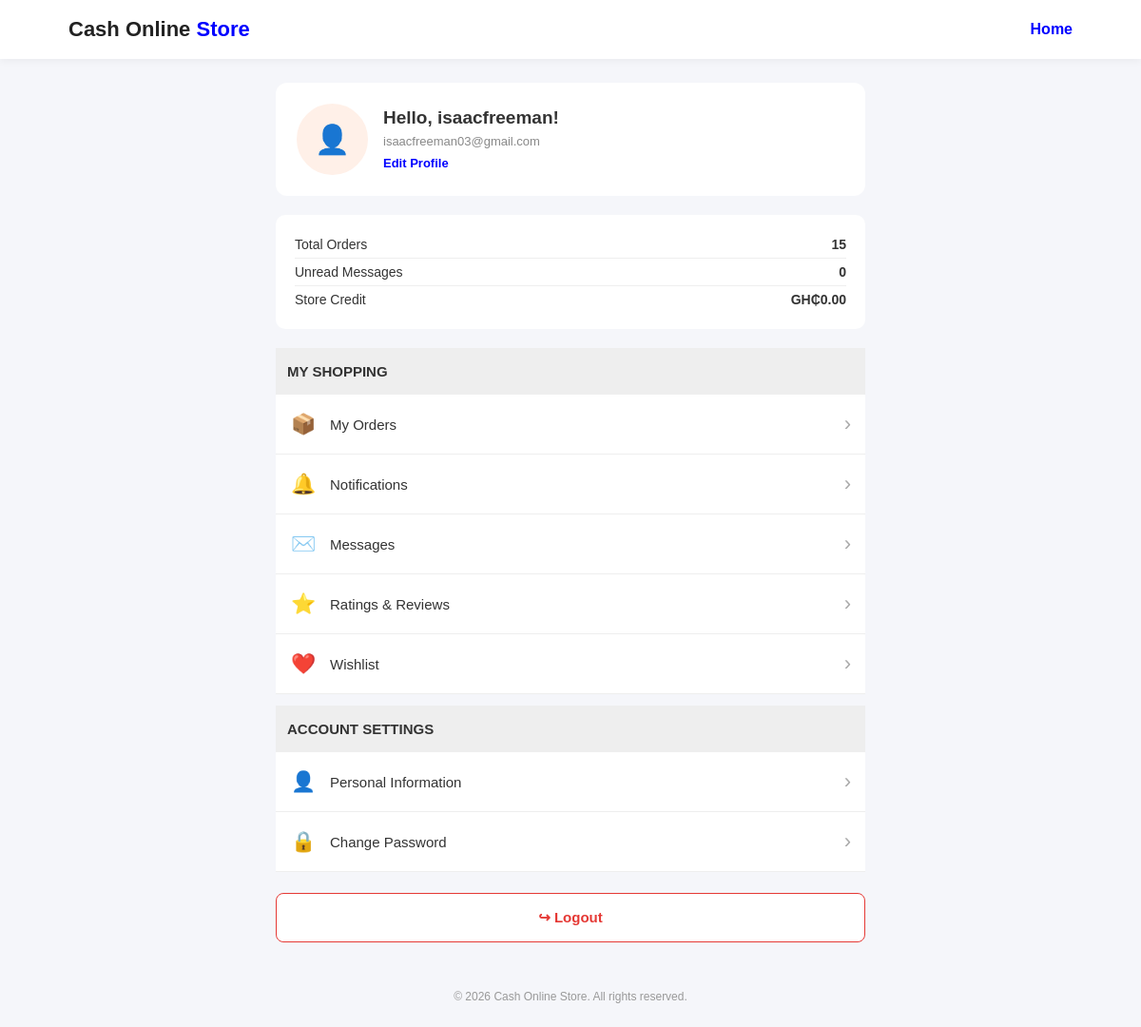
/account (signed in), run on an earlier commit of the app's database.
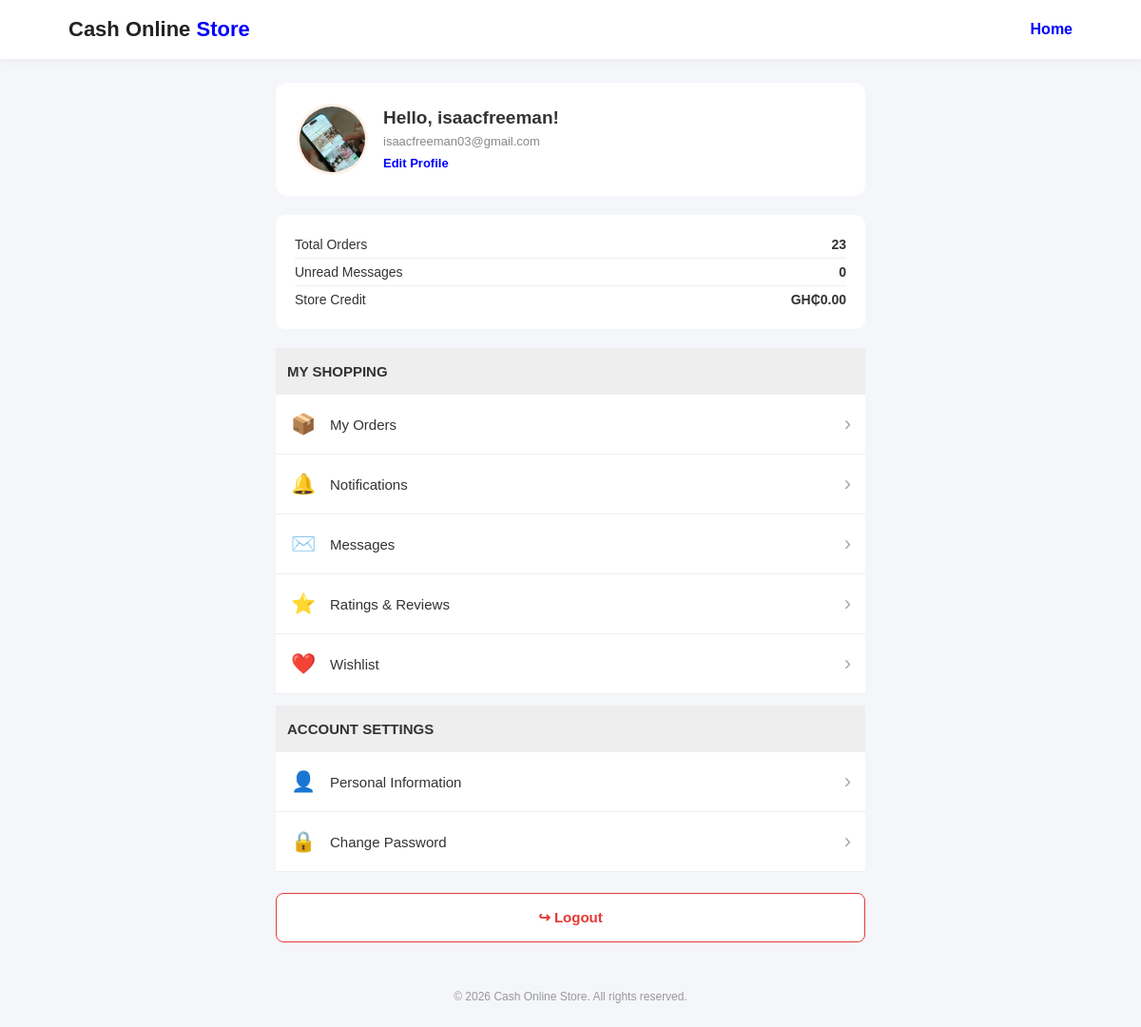
And on a later commit of the database.
### tables this page shows
CREATE TABLE users (
            id INTEGER PRIMARY KEY AUTOINCREMENT,
            name TEXT NOT NULL,
            email TEXT NOT NULL UNIQUE,
            password_hash TEXT NOT NULL,
            role TEXT NOT NULL CHECK(role IN ('buyer', 'seller')),
            created_at TIMESTAMP DEFAULT CURRENT_TIMESTAMP
        , profile_image TEXT, shop_description TEXT);

### app.py (the view)
@app.route("/account")
def account():
    if "user_id" not in session:
        return redirect(url_for("login"))
    connection = get_db_connection()
    try:
        user = connection.execute("""
            SELECT id, name, email, profile_image
            FROM users
            WHERE id = ?
        """, (session["user_id"],)).fetchone()
        if user is None:
            session.clear()
            return redirect(url_for("login"))
        order_count = connection.execute("""
            SELECT COUNT(*)
            FROM orders
            WHERE buyer_id = ?
        """, (session["user_id"],)).fetchone()[0]
    finally:
        connection.close()
    return render_template(
        "account.html",
        user=user,
        order_count=order_count
    )

### app.py (called while the page is built)
def get_db_connection():
    connection = sqlite3.connect(DATABASE)
    connection.row_factory = sqlite3.Row
    return connection

@app.context_processor
def inject_unread_messages():
    unread_messages = 0
    if "user_id" in session:
        connection = get_db_connection()
        try:
            unread_messages = connection.execute("""
                SELECT COUNT(*)
                FROM messages m
                JOIN conversations c
                    ON c.id = m.conversation_id
                WHERE m.is_read = 0
                AND m.sender_id != ?
                AND (c.buyer_id = ? OR c.seller_id = ?)
            """, (
                session["user_id"],
                session["user_id"],
                session["user_id"]
            )).fetchone()[0]
        finally:
            connection.close()
    return {
        "unread_messages": unread_messages
    }

### templates/account.html (shortened to what this page needs)
<!DOCTYPE html>
<html lang="en">
<head>
</head>
<body>
<header class="navbar">
    <a href="{{ url_for('home') }}" class="logo">
        Cash Online <span>Store</span>
    </a>
    <a href="{{ url_for('home') }}" class="home-link">
        Home
    </a>
</header>
<main class="account-container">
    <div class="profile-header">
        {% if user.profile_image %}
            <img
                src="{{ url_for('static', filename='uploads/' + user.profile_image) }}"
                alt="Profile Picture"
                class="profile-image"
            >
        {% else %}
            <div class="profile-placeholder">👤</div>
        {% endif %}
        <div class="profile-details">
            <h2>Hello, {{ user.name }}!</h2>
            <p>{{ user.email }}</p>
            <a href="{{ url_for('edit_account') }}"
               class="edit-link">
                Edit Profile
            </a>
        </div>
    </div>
    <div class="account-summary">
        <p>
            <span>Total Orders</span>
            <strong>{{ order_count }}</strong>
        </p>
        <p>
            <span>Unread Messages</span>
            <strong>{{ unread_messages }}</strong>
        </p>
        <p>
            <span>Store Credit</span>
            <strong>GH₵0.00</strong>
        </p>
    </div>
    <div class="section-heading">MY SHOPPING</div>
    <a href="{{ url_for('my_orders') }}" class="account-link">
        <span class="link-left">
            <span class="link-icon">📦</span>
            My Orders
        </span>
        <span class="arrow">›</span>
    </a>
    <a href="{{ url_for('notifications') }}" class="account-link">
        <span class="link-left">
            <span class="link-icon">🔔</span>
            Notifications
        </span>
        <span class="arrow">›</span>
    </a>
    <a href="{{ url_for('messages') }}" class="account-link">
        <span class="link-left">
            <span class="link-icon">✉️</span>
            Messages
        </span>
        {% if unread_messages > 0 %}
            <span class="account-badge">{{ unread_messages }}</span>
        {% else %}
            <span class="arrow">›</span>
        {% endif %}
    </a>
    <a href="{{ url_for('home') }}" class="account-link">
        <span class="link-left">
            <span class="link-icon">⭐</span>
            Ratings & Reviews
        </span>
        <span class="arrow">›</span>
    </a>
    <a href="{{ url_for('home') }}" class="account-link">
        <span class="link-left">
            <span class="link-icon">❤️</span>
            Wishlist
        </span>
        <span class="arrow">›</span>
    </a>
    <div class="section-heading">ACCOUNT SETTINGS</div>
    <a href="{{ url_for('edit_account') }}" class="account-link">
        <span class="link-left">
            <span class="link-icon">👤</span>
            Personal Information
        </span>
        <span class="arrow">›</span>
    </a>
    <a href="{{ url_for('change_password') }}" class="account-link">
        <span class="link-left">
            <span class="link-icon">🔒</span>
            Change Password
        </span>
        <span class="arrow">›</span>
    </a>
    <form method="POST"
          action="{{ url_for('logout') }}"
          class="logout-form">
        <button type="submit" class="logout-button">
            ↪ Logout
        </button>
    </form>
</main>
<footer>
    © 2026 Cash Online Store. All rights reserved.
</footer>
</body>
</html>

What changed in the data, as far as the page shows it:
changed users "isaacfreeman": profile_image: picture added
Also different on the page:
{{ order_count }}: "15" → "23"
